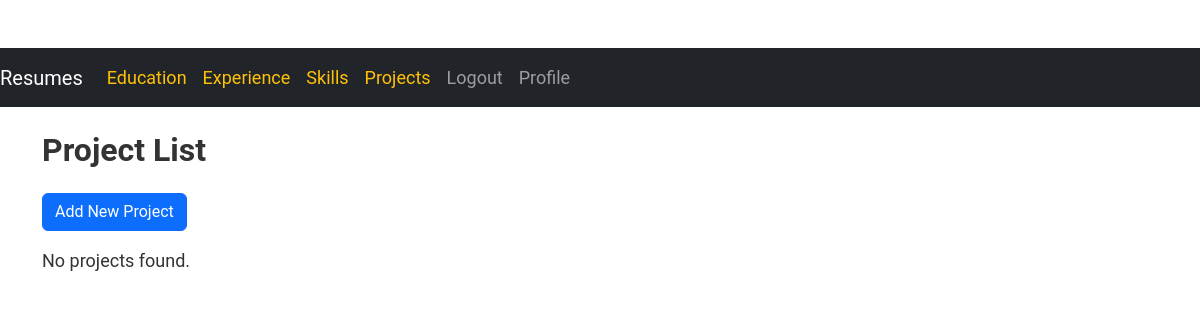
The page /portfolio/projects/ (signed in) on the database as committed earlier.
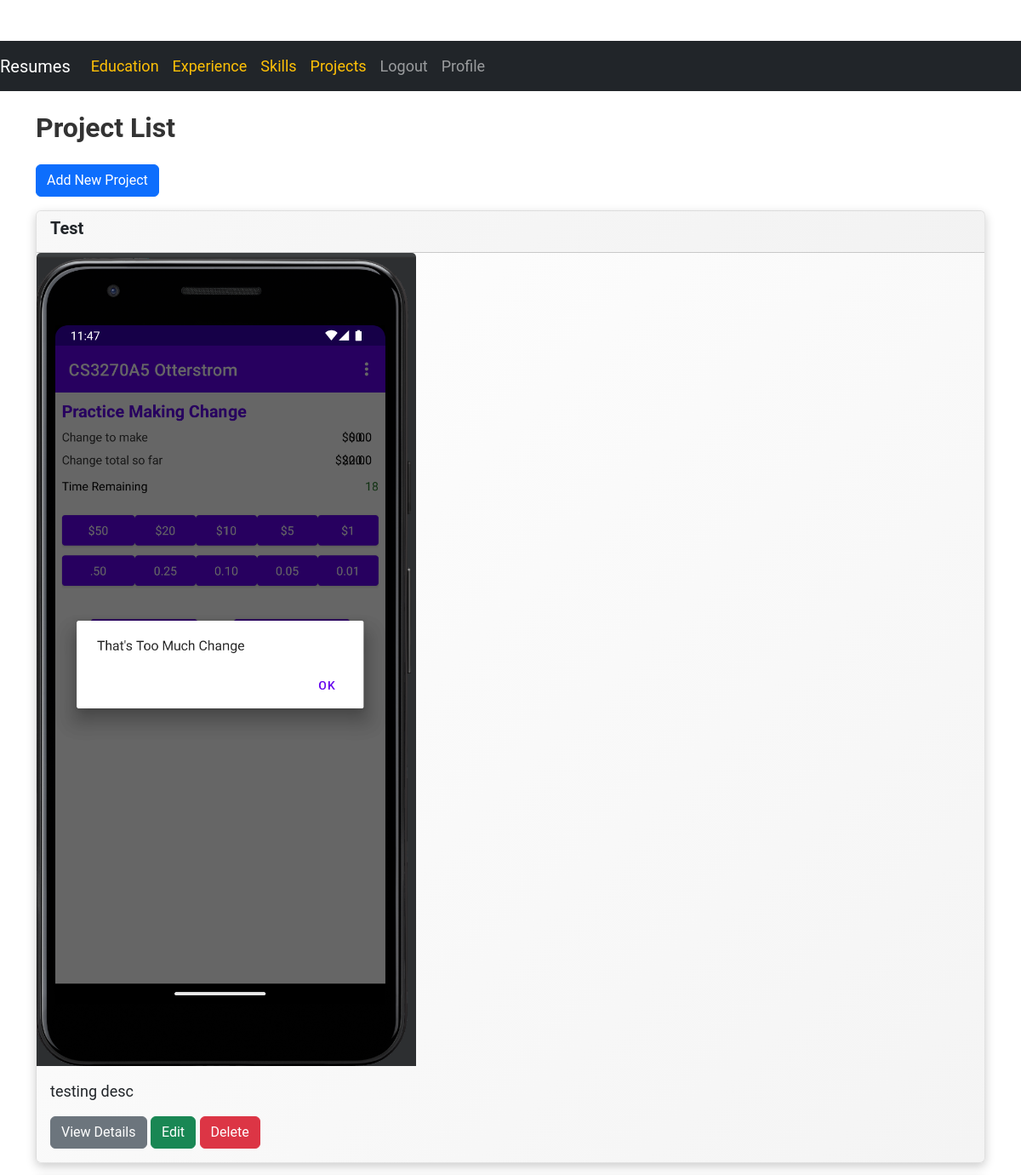
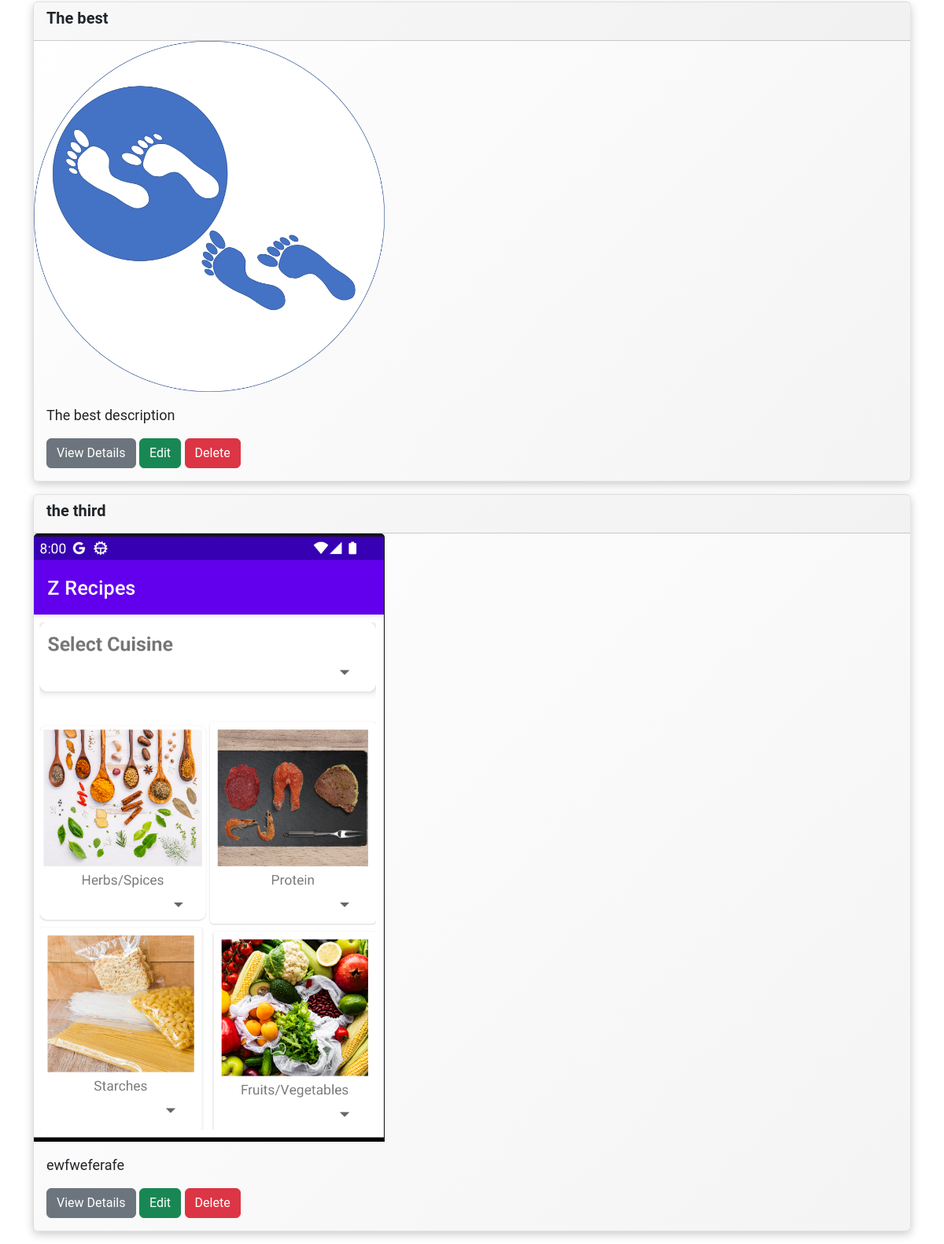
The same page on the database as committed later (2 pictures, top to bottom).
### myapp/models.py (models this page shows, shortened)
class Project(models.Model):
    title = models.CharField(max_length=200)
    description = models.TextField()
    image = models.ImageField(upload_to='projects/')
    link = models.URLField(blank=True, null=True)

### myapp/views.py (the view)
# urls.py: path('projects/', project_list, name='project_list'),
@login_required
def project_list(request):
    projects = Project.objects.all()
    return render(request, 'myapp/project_list.html', {'project_list': projects})

### myapp/templates/myapp/project_list.html (shortened to what this page needs)
{% extends 'myapp/base.html' %}
{% block body %}
<div class="container mt-4">
    <h2 class="mb-4">Project List</h2>
    <a href="{% url 'myapp:project_create' %}" class="btn btn-primary mb-3">Add New Project</a>
    {% for project in project_list %}
    <div class="card mb-3">
        <div class="card-header">
            <h5 class="card-title">{{ project.title }}</h5>
        </div>
        <img src="{{ project.image.url }}" alt="{{ project.title }}" class="card-img-top" style="width: 40%;">
        <div class="card-body">
            <p class="card-text">{{ project.description }}</p>
            <a href="{% url 'myapp:project_detail' project.id %}" class="btn btn-secondary">View Details</a>
            <a href="{% url 'myapp:project_update' project.id %}" class="btn btn-success">Edit</a>
            <a href="{% url 'myapp:project_delete' project.id %}" class="btn btn-danger">Delete</a>
        </div>
    </div>
    {% empty %}
    <p>No projects found.</p>
    {% endfor %}
</div>
{% endblock %}

Rows that differ between the two databases and show on the page:
added Project: title "Test", image (picture), description "testing desc"
added Project: title "The best", image (picture), description "The best description"
added Project: title "the third", image (picture), description "ewfweferafe"
Other text that changed with them:
text no longer shown: "No projects found."
